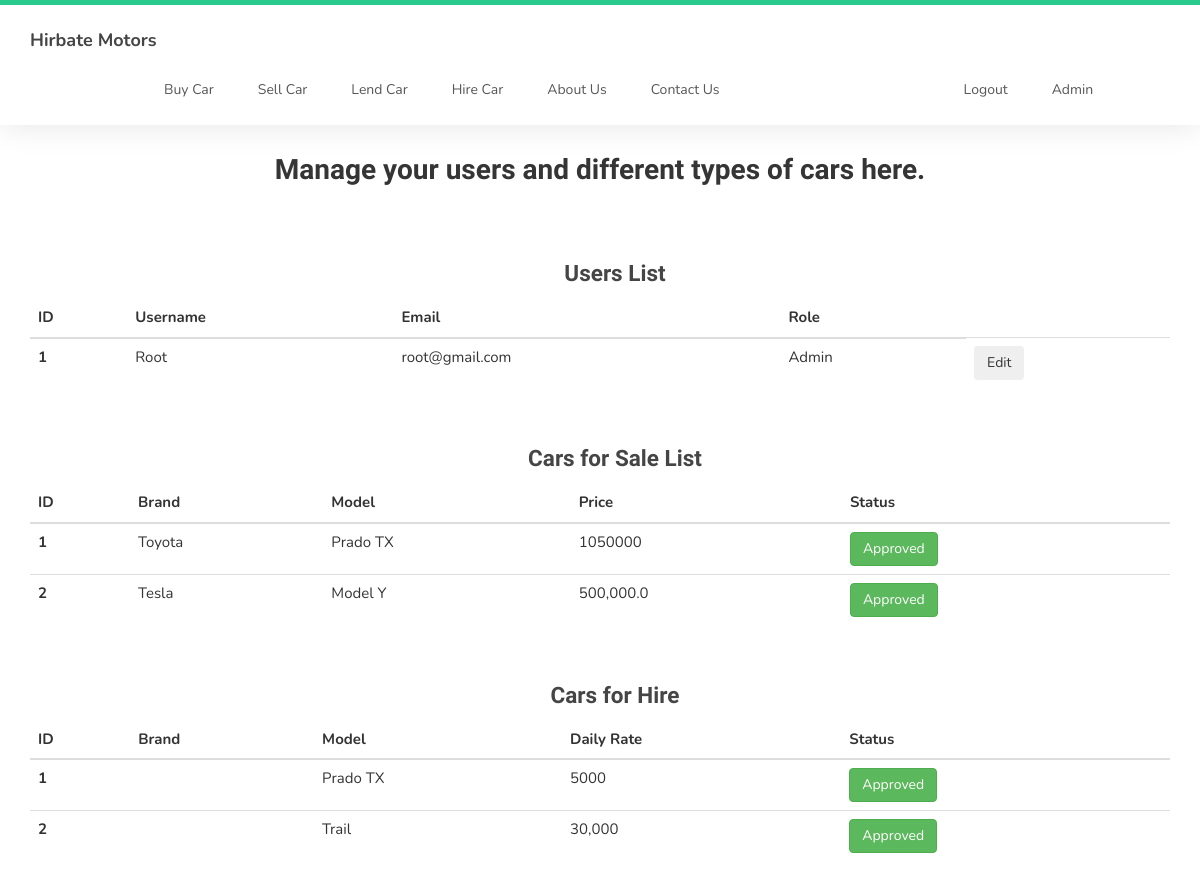
Page /admin (signed in) on the earlier database version.
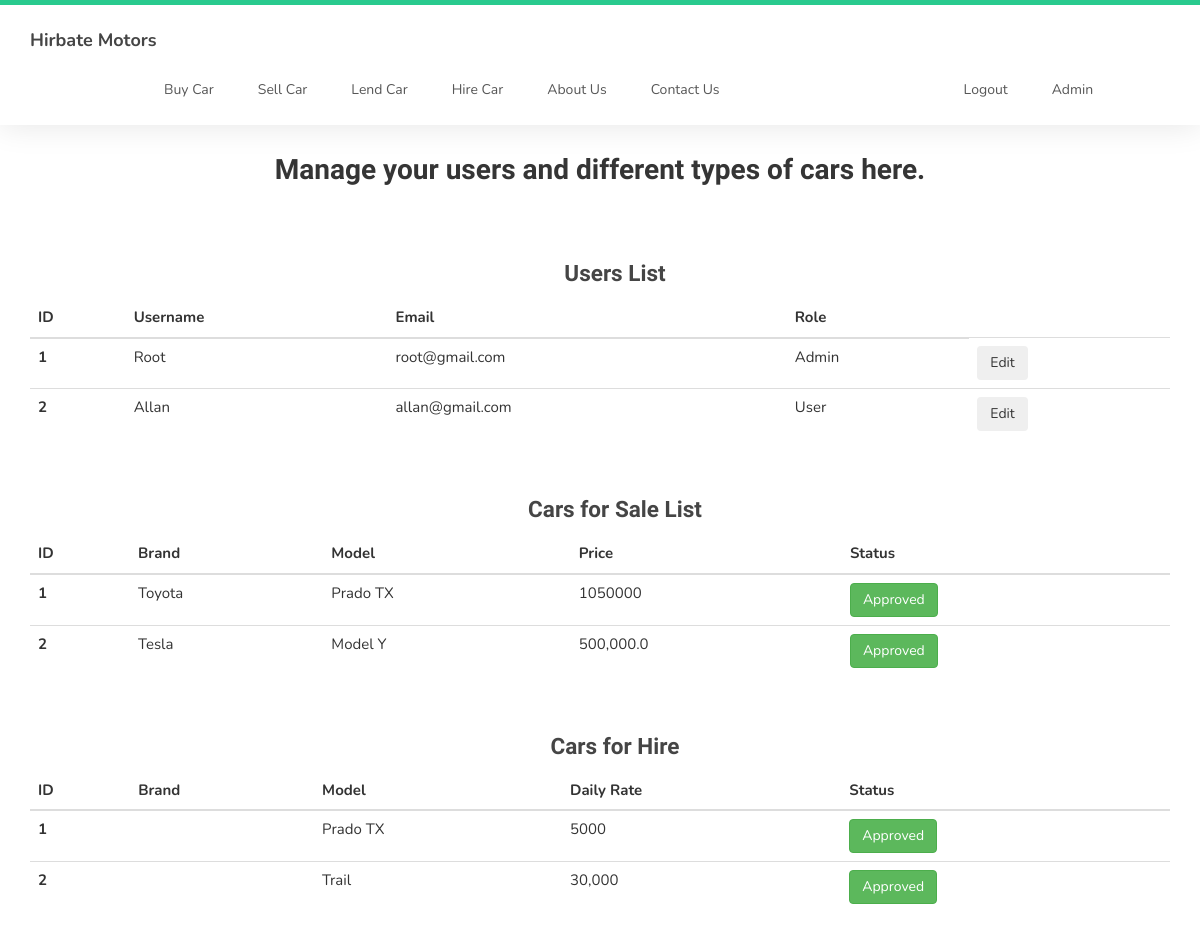
Same page on the later database version.
### car_dealer/models.py (models this page shows, shortened)
class User(db.Model, UserMixin):
    id = db.Column(db.Integer, primary_key=True)
    username = db.Column(db.String(20), unique=True, nullable=False)
    email = db.Column(db.String(80), unique=True, nullable=False)
    password = db.Column(db.String(120), nullable=False)
    date_added = db.Column(db.DateTime, default=datetime.utcnow())
    is_admin = db.Column(db.Boolean, nullable=False, default=False)
    sale_reference = db.relationship('Car', backref='Owner', lazy=True)
    hire_reference = db.relationship('LendCar', backref='Owner', lazy=True)

class Car(db.Model):
    id = db.Column(db.Integer, primary_key=True)
    condition = db.Column(db.String, nullable=False)
    make = db.Column(db.String(50), nullable=False)
    mileage = db.Column(db.Integer, nullable=False)
    price = db.Column(db.Integer, nullable=False)
    model = db.Column(db.String(50), nullable=False)
    fuel = db.Column(db.String, nullable=False)
    seats = db.Column(db.Integer, nullable=False)
    mfg_year = db.Column(db.Integer, nullable=False)
    engine_size = db.Column(db.Integer, nullable=False)
    description = db.Column(db.Text, nullable=False)
    photo = db.Column(db.String(60), nullable=False)
    is_approved = db.Column(db.Boolean, nullable=False, default=False)
    user_id = db.Column(db.Integer, db.ForeignKey('user.id'), nullable=False)

class LendCar(db.Model):
    id = db.Column(db.Integer, primary_key=True)
    brand = db.Column(db.String(40), nullable=False)
    model = db.Column(db.String(40), nullable=False)
    daily_rate = db.Column(db.Integer, nullable=False)
    fuel = db.Column(db.String, nullable=False)
    seats = db.Column(db.Integer, nullable=False)
    description = db.Column(db.Text, nullable=False)
    is_approved = db.Column(db.Boolean, nullable=False, default=False)
    photo = db.Column(db.String, nullable=False)
    user_id = db.Column(db.Integer, db.ForeignKey('user.id'), nullable=False)

### car_dealer/routes.py (the view)
@app.route('/admin', methods=['GET', 'POST'])
@login_required
def admin():
    if current_user.is_admin:
        users = User.query.all()
        cars_for_sale = Car.query.all()
        cars_for_hire = LendCar.query.all()
        return render_template('admin.html', title='Account Page', users=users, cars_for_sale=cars_for_sale,
                               cars_for_hire=cars_for_hire)
    else:
        abort(404)

### car_dealer/models.py (called while the page is built)
@login_manager.user_loader
def load_user(user_id):
    return User.query.get(int(user_id))

### car_dealer/templates/admin.html
{% extends 'layout.html' %}
{% block content %}
    <div class="container" style="margin-top: 2rem; font-family: Helvetica, Arial, sans-serif; text-align: center">
        <h2>Manage your users and different types of cars here.</h2>
    </div>
    <div class="row" id="AdminTables">
        <div class="col-md-12 mt-4 mb-4">
            <div class="container" style="text-align: center">
                <h3>Users List</h3>
            </div>
            <table class="table table-dark">
              <thead>
                <tr>
                  <th scope="col">ID</th>
                  <th scope="col">Username</th>
                  <th scope="col">Email</th>
                  <th scope="col">Role</th>
                </tr>
              </thead>
              <tbody>
                {% for user in users %}
                    <tr>
                      <th scope="row">{{ user.id }}</th>
                      <td>{{ user.username }}</td>
                      <td>{{ user.email }}</td>
                      {% if user.is_admin %}
                          <td>Admin</td>
                      {% else %}
                          <td>User</td>
                      {% endif %}
                      <td><button type="button" class="btn btn-secondary">Edit</button></td>
                    </tr>
                {% endfor %}
              </tbody>
            </table>
        </div>
        <div class="col-md-12 mt-4 mb-4">
            <div class="container" style="text-align: center">
                <h3>Cars for Sale List</h3>
            </div>
            <table class="table table-dark">
              <thead>
                <tr>
                  <th scope="col">ID</th>
                  <th scope="col">Brand</th>
                  <th scope="col">Model</th>
                  <th scope="col">Price</th>
                  <th scope="col">Status</th>
                </tr>
              </thead>
              <tbody>
                {% for car in cars_for_sale %}
                    <tr>
                      <th scope="row">{{ car.id }}</th>
                      <td>{{ car.make }}</td>
                      <td>{{ car.model }}</td>
                      <td>{{ car.price }}</td>
                      {% if car.is_approved %}
                            <td><a href="{{ url_for('car_sales_info', car_id=car.id)}}"><button type="button" class="btn btn-success">Approved</button></a></td>
                      {% else %}
                            <td><a href="{{ url_for('car_sales_info', car_id=car.id)}}"><button type="button" class="btn btn-warning">Pending</button></a></td>
                      {% endif %}
                    </tr>
                {% endfor %}
              </tbody>
            </table>
        </div>
        <div class="col-md-12 mt-4 mb-4">
            <div class="container" style="text-align: center">
                <h3>Cars for Hire</h3>
            </div>
            <table class="table table-dark">
              <thead>
                <tr>
                  <th scope="col">ID</th>
                  <th scope="col">Brand</th>
                  <th scope="col">Model</th>
                  <th scope="col">Daily Rate</th>
                  <th scope="col">Status</th>
                </tr>
              </thead>
              <tbody>
                {% for car in cars_for_hire %}
                    <tr>
                      <th scope="row">{{ car.id }}</th>
                      <td>{{ car.make }}</td>
                      <td>{{ car.model }}</td>
                      <td>{{ car.daily_rate }}</td>
                      {% if car.is_approved %}
                            <td><a href="{{ url_for('car_hire_info', car_id=car.id)}}"><button type="button" class="btn btn-success">Approved</button></a></td>
                      {% else %}
                            <td><a href="{{ url_for('car_hire_info', car_id=car.id)}}"><button type="button" class="btn btn-warning">Pending</button></a></td>
                      {% endif %}
                    </tr>
                {% endfor %}
              </tbody>
            </table>
        </div>
    </div>
{% endblock %}

### car_dealer/templates/layout.html (shortened to what this page needs)
<!DOCTYPE html>
<html lang="en">
<head>
     <link rel="stylesheet" href="../static/css/bootstrap.min.css">
     <link rel="stylesheet" href="../static/css/font-awesome.min.css">
     <link rel="stylesheet" href="../static/css/owl.carousel.css">
     <link rel="stylesheet" href="../static/css/owl.theme.default.min.css">
     <link rel="stylesheet" href="../static/css/style.css">
</head>
<body>
     <nav id="top" data-spy="scroll" data-target=".navbar-collapse" data-offset="50">
          <section class="navbar custom-navbar navbar-fixed-top" role="navigation">
               <div class="container">
                    <div class="navbar-header">
                         <a class="navbar-brand" href="{{ url_for ('home') }}"> Hirbate Motors</a>
                    </div>
                    <div class="collapse navbar-collapse">
                         <ul class="nav navbar-nav navbar-nav-first">
                              <li><a href="{{url_for('buy_car')}}">Buy Car</a></li>
                              <li><a href="{{ url_for ('sell_car') }}">Sell Car</a></li>
                              <li><a href="{{ url_for ('lend_car') }}">Lend Car</a></li>
                              <li><a href="{{ url_for ('hire_car') }}">Hire Car</a></li>
                              <li><a href="{{url_for ('about')}}">About Us</a></li>
                              <li><a href="{{ url_for ('contact_us') }}">Contact Us</a></li>
                              {% if current_user.is_authenticated %}
                                   <li><a class="ms-auto" style="margin-left: 200px;" href="{{ url_for ('logout') }}">Logout</a></li>
                                   {% if current_user.is_admin %}
                                        <li><a class="ms-auto" href="{{ url_for ('admin') }}">Admin</a></li>
                                   {% endif %}
                              {% else %}
                                   <li><a class="ms-auto" style="margin-left: 200px;" href="{{ url_for ('register') }}">Register</a></li>
                                   <li><a class="ms-auto" href="{{ url_for ('login') }}">Login</a></li>
                              {% endif %}
                         </ul>
                    </div>
               </div>
          </section>
     </nav>
     {% block content %}
     {% endblock content %}
</body>
</html>

### car_dealer/static/css/style.css (style rules this page uses)
body { background: #ffffff; font-family: 'Nunito', sans-serif; overflow-x: hidden; padding-top: 10px; }
h1,h2,h3,h4,h5,h6 { font-family: 'Muli', sans-serif; font-weight: bold; line-height: inherit; }
h2 { color: #353535; font-size: 2em; padding-bottom: 10px; }
h3 { font-size: 1.5em; }
h3, h3 a { color: #454545; }
html { -webkit-font-smoothing: antialiased; }
a { color: #252525; -webkit-transition: 0.5s; transition: 0.5s; text-decoration: none !important; }
a, input, button, .form-control { -webkit-transition: 0.5s; transition: 0.5s; }
section { position: relative; padding: 5px 0; }
.custom-navbar { background: #ffffff; border-top: 5px solid #29ca8e; border-bottom: 0; -webkit-box-shadow: 0 1px 30px rgba(0, 0, 0, 0.1); -moz-box-shadow: 0 1px 30px rgba(0, 0, 0, 0.1); box-shadow: 0 1px 30px rgba(0, 0, 0, 0.1); padding: 12px 0; margin-bottom: 0; padding: 0; }
.custom-navbar .navbar-brand { color: #454545; font-size: 18px; font-weight: bold; line-height: 40px; }
.custom-navbar .navbar-nav.navbar-nav-first { margin-left: 8em; }
.custom-navbar .nav li a { line-height: 40px; color: #575757; padding-right: 22px; padding-left: 22px; }
section, .section-background .item, .section-background .courses-thumb, .section-background .team-thumb, main > section:nth-child(even) .item, main > section:nth-child(even) .courses-thumb, main > section:nth-child(even) .team-thumb, main > section { background: #fff; }
.col-md-12 { margin-top: 0.7rem; margin-bottom: 0.7rem; }
#AdminTables { margin-top: 20px; margin-left: 15px; margin-right: 15px; font-size: 15px; }

Differences in the rows shown:
added User: id "2", username "Allan", email "allan@gmail.com", is_admin "User"
